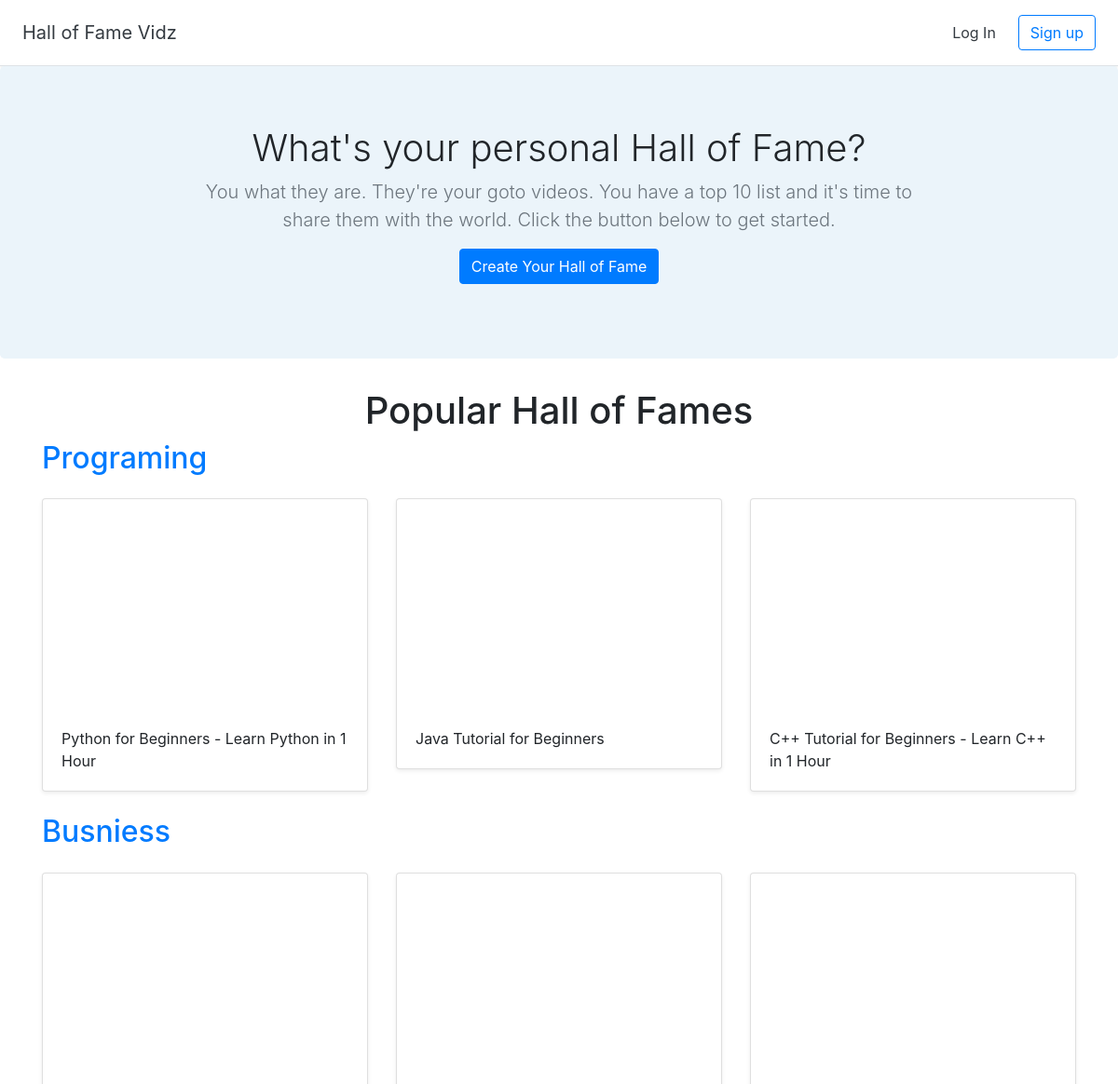
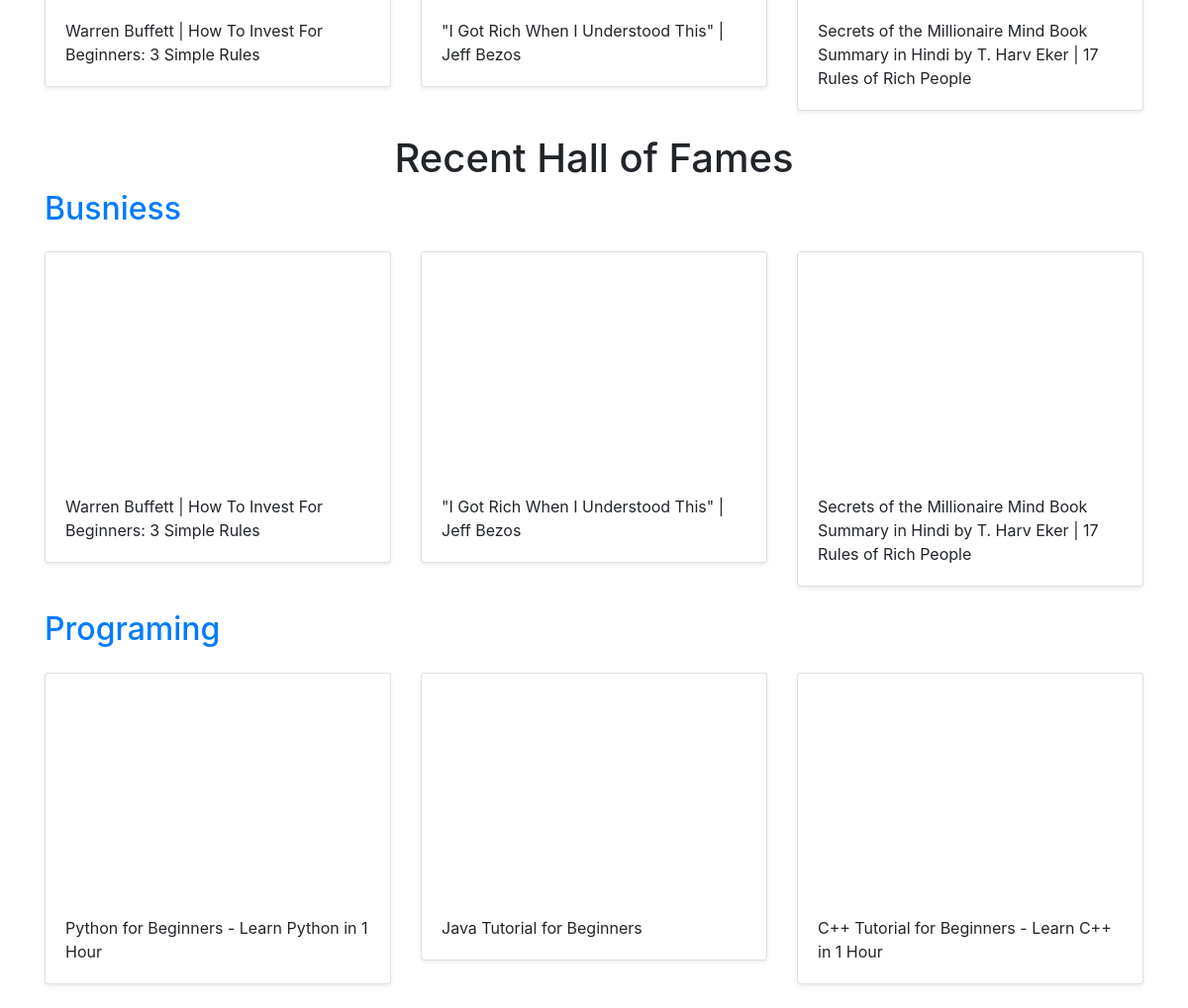
The page / on the database its author committed (2 pictures, top to bottom).
### halls/models.py (models this page shows)
class Hall(models.Model):
    title = models.CharField(max_length=255)
    user = models.ForeignKey(User, on_delete=models.CASCADE)

class Video(models.Model):
    title = models.CharField(max_length=255)
    url = models.URLField()
    youtube_id = models.CharField(max_length=255)
    hall = models.ForeignKey(Hall, on_delete=models.CASCADE)

### halls/views.py (the view)
# urls.py: 2. Add a URL to urlpatterns:  path('', views.home, name='home')
def home(request):
    recent_halls = Hall.objects.all().order_by('-id')[:3]
    popular_halls = [Hall.objects.get(pk=1),Hall.objects.get(pk=2)]
    return render(request, 'halls/home.html', {'recent_halls':recent_halls, 'popular_halls':popular_halls})

### halls/templates/halls/home.html
{% extends 'halls/base.html' %}
{% block content %}
<section class="jumbotron text-center">
  <div class="container">
    <h1 class="jumbotron-heading">What's your personal Hall of Fame?</h1>
    <p class="lead text-muted">You what they are. They're your goto videos. You have a top 10 list and it's time to share them with the world. Click the button below to get started.</p>
    <p>
      <a href="{% url 'create_hall' %}" class="btn btn-primary">Create Your Hall of Fame</a>
    </p>
  </div>
</section>
<div class="container">
  <h1 class="text-center">Popular Hall of Fames</h1>
  {% for hall in popular_halls %}
<h2><a href="{% url 'detail_hall' hall.id %}">{{ hall.title }}</a></h2>
  <div class="row">
    {% for video in hall.video_set.all %}
    <div class="col-md-4 mt-3">
      <div class="card mb-4 shadow-sm">
        <iframe width="100%" height="225" src="https://www.youtube.com/embed/{{ video.youtube_id }}" frameborder="0" allow="accelerometer; autoplay; encrypted-media; gyroscope; picture-in-picture" allowfullscreen></iframe>
        <div class="card-body">
          <p class="card-text">{{ video.title }}</p>
        </div>
      </div>
    </div>
    {% endfor %}
    </div>
  {% endfor %}
  <h1 class="text-center">Recent Hall of Fames</h1>
  {% for hall in recent_halls %}
<h2><a href="{% url 'detail_hall' hall.id %}">{{ hall.title }}</a></h2>
  <div class="row">
    {% for video in hall.video_set.all %}
    <div class="col-md-4 mt-3">
      <div class="card mb-4 shadow-sm">
        <iframe width="100%" height="225" src="https://www.youtube.com/embed/{{ video.youtube_id }}" frameborder="0" allow="accelerometer; autoplay; encrypted-media; gyroscope; picture-in-picture" allowfullscreen></iframe>
        <div class="card-body">
          <p class="card-text">{{ video.title }}</p>
        </div>
      </div>
    </div>
    {% endfor %}
    </div>
  {% endfor %}
</div>
{% endblock %}

### halls/static/custom.css (style rules this page uses)
.jumbotron { background-color: #EBF4FA; }
.jumbotron-heading { font-weight: 300; }
.jumbotron .container { max-width: 51rem; }

### rows shown on the page
Hall: title "Programing"
Video: title "Python for Beginners - Learn Python in 1 Hour"
Video: title "Java Tutorial for Beginners"
Video: title "C++ Tutorial for Beginners - Learn C++ in 1 Hour"
Hall: title "Busniess"
Video: title "Warren Buffett | How To Invest For Beginners: 3 Simple Rules"
Video: title "\"I Got Rich When I Understood This\" | Jeff Bezos"
Video: title "Secrets of the Millionaire Mind Book Summary in Hindi by T. Harv Eker | 17 Rules of Rich People"
